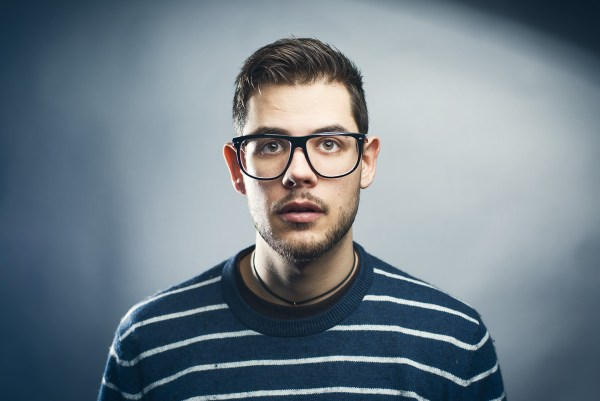
#> input picture OpenCV/images/dude.jpg, 600 x 401 px, found by its file name
$ python 1image.py
#> lines starting #> are read from the running program, lines starting #| are printed output that depends on the picture; after the words box and inside, x2 and y2 are one past the last pixel; in counts of white or black regions, pixels touching at a corner belong together
import cv2
import numpy as np
import matplotlib.pyplot as plt

img = cv2.imread(r'E:\Python\OpenCVLearning\OpenCV\images\dude.jpg')
#> img is the input picture: shape (401, 600, 3); mean B, G, R 137.1, 127.7, 114.5
gray = cv2.cvtColor(img, cv2.COLOR_BGR2GRAY)
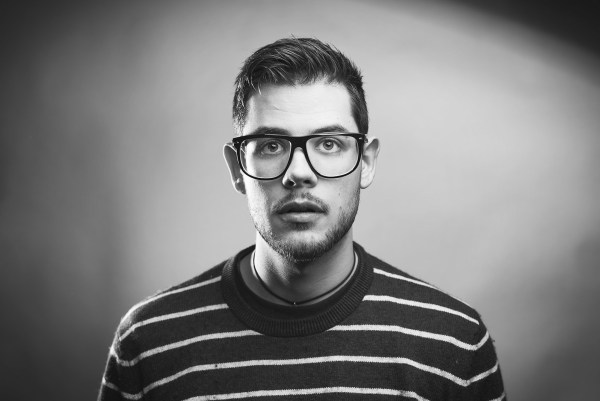
#> gray: shape (401, 600); min 11, max 255, mean 124.8
ret, thresh = cv2.threshold(gray, 127, 255, 0)
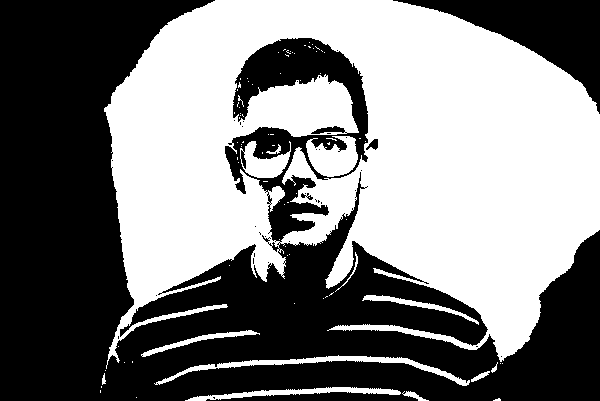
#> thresh: shape (401, 600); 49.4% white; 85 white regions (72 under 20 px), largest, box (x1, y1, x2, y2) and area: (104, 0, 600, 369) 112281, (154, 355, 470, 386) 1571, (306, 136, 358, 177) 1416

cv2.imshow('image', img)
cv2.imshow('gray', gray)

cv2.waitKey(0) #waits for any key to be pressed
cv2.destroyAllWindows()
